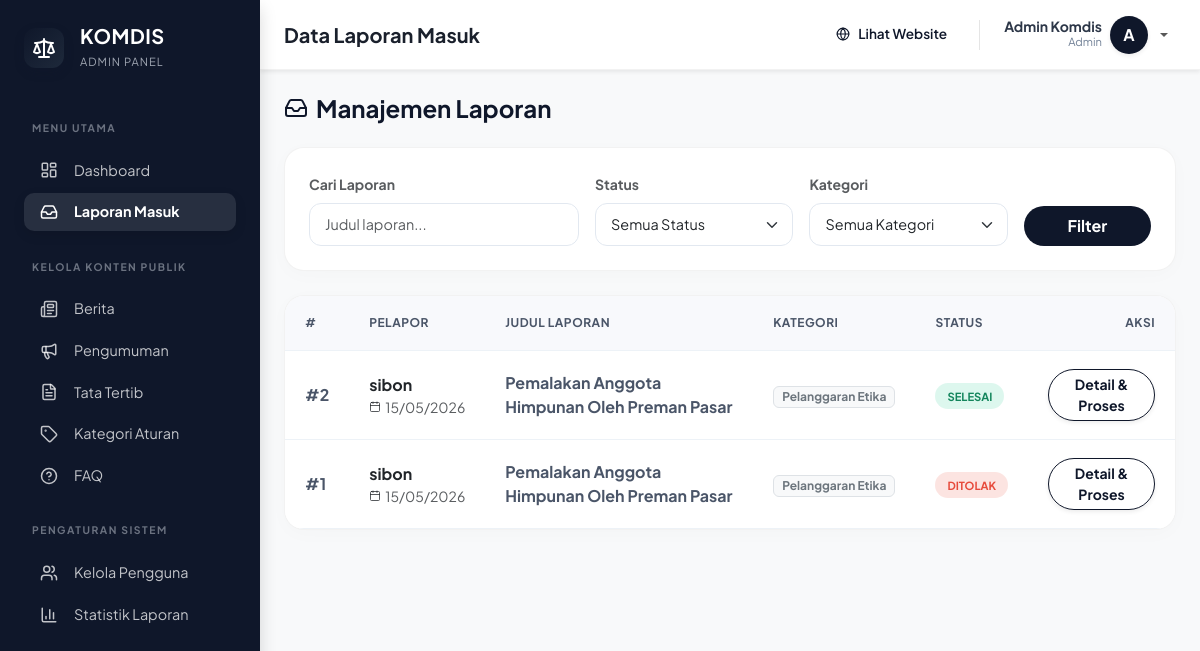
/admin/laporan.php (signed in), run on the app's committed database.
### tables this page shows
CREATE TABLE `laporan` (
  `id` int NOT NULL,
  `user_id` int DEFAULT NULL,
  `judul` varchar(255) DEFAULT NULL,
  `kategori` varchar(100) DEFAULT NULL,
  `kronologi` text,
  `lokasi` varchar(100) DEFAULT NULL,
  `status` enum('pending','ditinjau','diproses','selesai','ditolak') DEFAULT 'pending',
  `created_at` timestamp NULL DEFAULT CURRENT_TIMESTAMP
);

CREATE TABLE `users` (
  `id` int NOT NULL,
  `nama` varchar(100) DEFAULT NULL,
  `nim` varchar(20) DEFAULT NULL,
  `divisi` varchar(50) DEFAULT NULL,
  `jabatan` varchar(50) DEFAULT NULL,
  `password` varchar(100) DEFAULT NULL,
  `role` enum('admin','user') NOT NULL DEFAULT 'user',
  `status` enum('aktif','suspended') DEFAULT 'aktif',
  `foto` varchar(255) DEFAULT ''
);

### admin/laporan.php (the view, shortened to what this page needs)
<?php
include '../config/koneksi.php';
$where = "WHERE 1=1";
$data = mysqli_query($conn, "SELECT laporan.*, users.nama
    FROM laporan
    JOIN users ON laporan.user_id = users.id
    $where
    ORDER BY laporan.id DESC");
?>
<!DOCTYPE html>
<html lang="id">
<head>
    <link href="../assets/css/bootstrap.min.css" rel="stylesheet">
</head>
<body>
    <?php include '../partials/admin_sidebar.php'; ?>
    <div id="content-wrapper">
        <?php include '../partials/admin_navbar.php'; ?>
        <div class="container-fluid px-4 pb-5">
            <div class="d-flex align-items-center justify-content-between mb-4">
                <h4 class="fw-bold mb-0 text-navy d-flex align-items-center gap-2"><i data-lucide="inbox"></i> Manajemen Laporan</h4>
            </div>
            <div class="card-custom p-4 mb-4">
                <form method="GET" class="row g-3 align-items-end">
                    <div class="col-md-4">
                        <label class="form-label small fw-bold text-muted">Cari Laporan</label>
                        <input type="text" name="cari" class="form-control" placeholder="Judul laporan..." value="<?= htmlspecialchars($_GET['cari'] ?? '') ?>">
                    </div>
                    <div class="col-md-3">
                        <label class="form-label small fw-bold text-muted">Status</label>
                        <select name="status" class="form-select">
                            <option value="">Semua Status</option>
                        </select>
                    </div>
                    <div class="col-md-3">
                        <label class="form-label small fw-bold text-muted">Kategori</label>
                        <select name="kategori" class="form-select">
                            <option value="">Semua Kategori</option>
                        </select>
                    </div>
                    <div class="col-md-2">
                        <button class="btn fw-bold rounded-pill py-2 w-100" style="background: #0f172a; color: #fff; border: none;">Filter</button>
                    </div>
                </form>
            </div>
            <div class="card-custom">
                <div class="table-responsive">
                    <table class="table table-custom mb-0">
                        <thead>
                            <tr>
                                <th>#</th>
                                <th>Pelapor</th>
                                <th>Judul Laporan</th>
                                <th>Kategori</th>
                                <th>Status</th>
                                <th class="text-end">Aksi</th>
                            </tr>
                        </thead>
                        <tbody>
                            <?php if (mysqli_num_rows($data) == 0): ?>
                                <tr><td colspan="6" class="text-center py-5 text-muted">Tidak ada data laporan ditemukan.</td></tr>
                            <?php else: ?>
                                <?php $no = 1; while ($d = mysqli_fetch_assoc($data)):
                                    $status_class = 'bg-pending'; $status_text = 'Pending';
                                    if($d['status'] == 'selesai') { $status_class = 'bg-selesai'; $status_text = 'Selesai'; }
                                    if($d['status'] == 'ditolak') { $status_class = 'bg-ditolak'; $status_text = 'Ditolak'; }
                                ?>
                                <tr>
                                    <td class="fw-bold">#<?= $d['id'] ?></td>
                                    <td>
                                        <div class="fw-bold text-dark"><?= htmlspecialchars($d['nama']) ?></div>
                                        <div class="small text-muted d-flex align-items-center gap-1"><i data-lucide="calendar" style="width: 12px; height: 12px;"></i> <?= date('d/m/Y', strtotime($d['created_at'])) ?></div>
                                    </td>
                                    <td class="fw-bold"><?= htmlspecialchars($d['judul']) ?></td>
                                    <td><span class="badge bg-light text-secondary border small px-2"><?= htmlspecialchars($d['kategori']) ?></span></td>
                                    <td><span class="badge-status <?= $status_class ?>"><?= $status_text ?></span></td>
                                    <td class="text-end">
                                        <a href="detail_laporan.php?id=<?= $d['id'] ?>" class="btn btn-sm fw-bold rounded-pill px-3 shadow-sm" style="border: 1px solid #0f172a; color: #0f172a;">Detail & Proses</a>
                                    </td>
                                </tr>
                                <?php endwhile; ?>
                            <?php endif; ?>
                        </tbody>
                    </table>
                </div>
            </div>
        </div>
    </div>
</body>
</html>

### admin/laporan.php (style rules this page uses)
body { font-family: 'Plus Jakarta Sans', sans-serif; background-color: #f8f9fa; color: #2d3748; }
#content-wrapper { margin-left: 260px; min-height: 100vh; background: #f8f9fa; }
.card-custom { background: #fff; border-radius: 20px; box-shadow: 0 4px 20px rgba(0,0,0,0.02); border: 1px solid rgba(0,0,0,0.05); overflow: hidden; }
.table-custom th { background: #f8f9fc; color: #4a5568; font-weight: 700; font-size: 0.75rem; text-transform: uppercase; letter-spacing: 0.5px; border-bottom: 1px solid #edf2f7; padding: 18px 20px; }
.table-custom td { padding: 18px 20px; vertical-align: middle; color: #4a5568; border-bottom: 1px solid #edf2f7; }
.badge-status { padding: 6px 12px; border-radius: 50px; font-weight: 700; font-size: 0.7rem; text-transform: uppercase; }
.bg-selesai { background: rgba(28,200,138,0.15); color: #13855c; }
.bg-ditolak { background: rgba(231,74,59,0.15); color: #e74a3b; }
.form-control, .form-select { border-radius: 12px; padding: 10px 15px; border: 1px solid #e2e8f0; font-size: 0.9rem; }
.text-navy { color: #0f172a; }

### data on the page
laporan: id "2", user.nama "sibon", created_at "15/05/2026", judul "Pemalakan Anggota Himpunan Oleh Preman Pasar", kategori "Pelanggaran Etika", status "SELESAI"
laporan: id "1", user.nama "sibon", created_at "15/05/2026", judul "Pemalakan Anggota Himpunan Oleh Preman Pasar", kategori "Pelanggaran Etika", status "DITOLAK"

### other printed values
$page_title "Data Laporan Masuk"
$_SESSION['nama'] "Admin Komdis"
$_SESSION['role'] "Admin"
substr($_SESSION['nama'] ?? 'A', 0, 1) "A"
